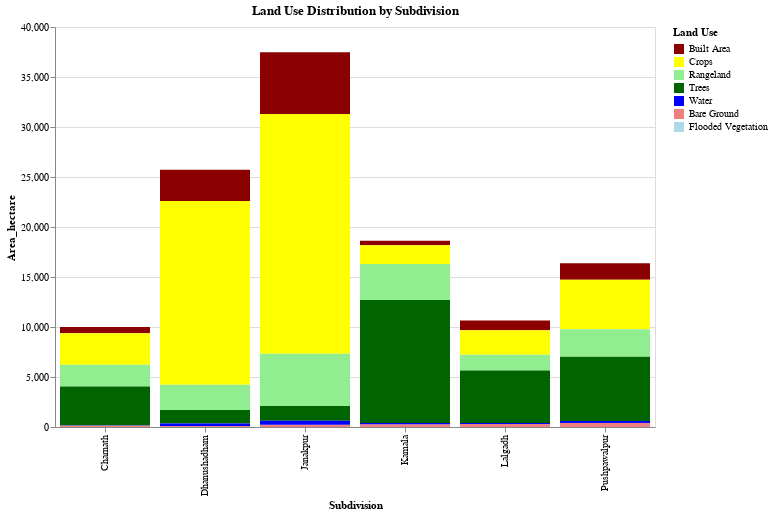

Here is the notebook cell this chart was saved with:
### Code cell
# prompt: 'Built Area'(Dark red), 'Crops'(yellow), 'Rangeland'(light green), 'Trees'(Dark green), 'Water'(Blue),
#        'Bare Ground'(Light red), 'Flooded Vegetation'(light blue) improving this code "import altair as alt
# alt.Chart(landuse_summary).mark_bar().encode(
#     x='Subdivision',
#     y='Area_hectare',
#     color='Landuse'
# )". Remember to label in bar diagram insted seperate legend.

import altair as alt

# Assuming landuse_summary DataFrame is already defined as in the previous code

color_domain = ['Built Area', 'Crops', 'Rangeland', 'Trees', 'Water', 'Bare Ground', 'Flooded Vegetation']
color_range = ['darkred', 'yellow', 'lightgreen', 'darkgreen', 'blue', 'lightcoral', 'lightblue']

alt.Chart(landuse_summary).mark_bar().encode(
    x='Subdivision',
    y='Area_hectare',
    color=alt.Color('Landuse',
                    scale=alt.Scale(domain=color_domain, range=color_range),
                    legend=alt.Legend(title="Land Use")),  # Added legend title
    tooltip=['Subdivision', 'Landuse', 'Area_hectare'] # Added tooltip
).properties(
    width=600,
    height=400,
    title="Land Use Distribution by Subdivision"  # Added chart title
)

### Figure 1 — Vega-Lite specification as saved in the notebook (floating-point values rounded to 4 significant figures)
{"config": {"view": {"continuousWidth": 300, "continuousHeight": 300}}, "data": {"name": "data-52db6c05b4823d44c55521f807a2c916"}, "mark": {"type": "bar"}, "encoding": {"color": {"field": "Landuse", "legend": {"title": "Land Use"}, "scale": {"domain": ["Built Area", "Crops", "Rangeland", "Trees", "Water", "Bare Ground", "Flooded Vegetation"], "range": ["darkred", "yellow", "lightgreen", "darkgreen", "blue", "lightcoral", "lightblue"]}, "type": "nominal"}, "tooltip": [{"field": "Subdivision", "type": "nominal"}, {"field": "Landuse", "type": "nominal"}, {"field": "Area_hectare", "type": "quantitative"}], "x": {"field": "Subdivision", "type": "nominal"}, "y": {"field": "Area_hectare", "type": "quantitative"}}, "height": 400, "title": "Land Use Distribution by Subdivision", "width": 600, "$schema": "https://vega.github.io/schema/vega-lite/v5.20.1.json", "datasets": {"data-52db6c05b4823d44c55521f807a2c916": [{"Subdivision": "Charnath", "Landuse": "Bare Ground", "Area_hectare": 154.8, "Percent_of_Subdivision": 1.547, "Percent_of_Total": 0.1302}, {"Subdivision": "Charnath", "Landuse": "Built Area", "Area_hectare": 639.3, "Percent_of_Subdivision": 6.387, "Percent_of_Total": 0.5378}, {"Subdivision": "Charnath", "Landuse": "Crops", "Area_hectare": 3137.0, "Percent_of_Subdivision": 31.34, "Percent_of_Total": 2.639}, {"Subdivision": "Charnath", "Landuse": "Rangeland", "Area_hectare": 2172.0, "Percent_of_Subdivision": 21.7, "Percent_of_Total": 1.827}, {"Subdivision": "Charnath", "Landuse": "Trees", "Area_hectare": 3879.0, "Percent_of_Subdivision": 38.75, "Percent_of_Total": 3.263}, {"Subdivision": "Charnath", "Landuse": "Water", "Area_hectare": 28.26, "Percent_of_Subdivision": 0.2823, "Percent_of_Total": 0.02377}, {"Subdivision": "Dhanushadham", "Landuse": "Bare Ground", "Area_hectare": 87.54, "Percent_of_Subdivision": 0.3401, "Percent_of_Total": 0.07364}, {"Subdivision": "Dhanushadham", "Landuse": "Built Area", "Area_hectare": 3127.0, "Percent_of_Subdivision": 12.15, "Percent_of_Total": 2.63}, {"Subdivision": "Dhanushadham", "Landuse": "Crops", "Area_hectare": 18380.0, "Percent_of_Subdivision": 71.4, "Percent_of_Total": 15.46}, {"Subdivision": "Dhanushadham", "Landuse": "Rangeland", "Area_hectare": 2539.0, "Percent_of_Subdivision": 9.866, "Percent_of_Total": 2.136}, {"Subdivision": "Dhanushadham", "Landuse": "Trees", "Area_hectare": 1348.0, "Percent_of_Subdivision": 5.238, "Percent_of_Total": 1.134}, {"Subdivision": "Dhanushadham", "Landuse": "Water", "Area_hectare": 258.5, "Percent_of_Subdivision": 1.004, "Percent_of_Total": 0.2174}, {"Subdivision": "Janakpur", "Landuse": "Bare Ground", "Area_hectare": 225.6, "Percent_of_Subdivision": 0.6018, "Percent_of_Total": 0.1898}, {"Subdivision": "Janakpur", "Landuse": "Built Area", "Area_hectare": 6174.0, "Percent_of_Subdivision": 16.47, "Percent_of_Total": 5.194}, {"Subdivision": "Janakpur", "Landuse": "Crops", "Area_hectare": 23980.0, "Percent_of_Subdivision": 63.99, "Percent_of_Total": 20.18}, {"Subdivision": "Janakpur", "Landuse": "Rangeland", "Area_hectare": 5233.0, "Percent_of_Subdivision": 13.96, "Percent_of_Total": 4.402}, {"Subdivision": "Janakpur", "Landuse": "Trees", "Area_hectare": 1479.0, "Percent_of_Subdivision": 3.945, "Percent_of_Total": 1.244}, {"Subdivision": "Janakpur", "Landuse": "Water", "Area_hectare": 387.2, "Percent_of_Subdivision": 1.033, "Percent_of_Total": 0.3257}, {"Subdivision": "Kamala", "Landuse": "Bare Ground", "Area_hectare": 266.0, "Percent_of_Subdivision": 1.429, "Percent_of_Total": 0.2237}, {"Subdivision": "Kamala", "Landuse": "Built Area", "Area_hectare": 431.1, "Percent_of_Subdivision": 2.315, "Percent_of_Total": 0.3626}, {"Subdivision": "Kamala", "Landuse": "Crops", "Area_hectare": 1899.0, "Percent_of_Subdivision": 10.2, "Percent_of_Total": 1.597}, {"Subdivision": "Kamala", "Landuse": "Flooded Vegetation", "Area_hectare": 0.893, "Percent_of_Subdivision": 0.004796, "Percent_of_Total": 0.0007512}, {"Subdivision": "Kamala", "Landuse": "Rangeland", "Area_hectare": 3578.0, "Percent_of_Subdivision": 19.22, "Percent_of_Total": 3.01}, {"Subdivision": "Kamala", "Landuse": "Trees", "Area_hectare": 12310.0, "Percent_of_Subdivision": 66.11, "Percent_of_Total": 10.35}, {"Subdivision": "Kamala", "Landuse": "Water", "Area_hectare": 134.6, "Percent_of_Subdivision": 0.7231, "Percent_of_Total": 0.1133}, {"Subdivision": "Lalgadh", "Landuse": "Bare Ground", "Area_hectare": 298.9, "Percent_of_Subdivision": 2.808, "Percent_of_Total": 0.2514}, {"Subdivision": "Lalgadh", "Landuse": "Built Area", "Area_hectare": 971.3, "Percent_of_Subdivision": 9.124, "Percent_of_Total": 0.8171}, {"Subdivision": "Lalgadh", "Landuse": "Crops", "Area_hectare": 2447.0, "Percent_of_Subdivision": 22.98, "Percent_of_Total": 2.058}, {"Subdivision": "Lalgadh", "Landuse": "Rangeland", "Area_hectare": 1587.0, "Percent_of_Subdivision": 14.91, "Percent_of_Total": 1.335}, {"Subdivision": "Lalgadh", "Landuse": "Trees", "Area_hectare": 5243.0, "Percent_of_Subdivision": 49.26, "Percent_of_Total": 4.411}, {"Subdivision": "Lalgadh", "Landuse": "Water", "Area_hectare": 97.6, "Percent_of_Subdivision": 0.9169, "Percent_of_Total": 0.0821}, {"Subdivision": "Pushpawalpur", "Landuse": "Bare Ground", "Area_hectare": 399.2, "Percent_of_Subdivision": 2.437, "Percent_of_Total": 0.3358}, {"Subdivision": "Pushpawalpur", "Landuse": "Built Area", "Area_hectare": 1643.0, "Percent_of_Subdivision": 10.03, "Percent_of_Total": 1.382}, {"Subdivision": "Pushpawalpur", "Landuse": "Crops", "Area_hectare": 4959.0, "Percent_of_Subdivision": 30.28, "Percent_of_Total": 4.172}, {"Subdivision": "Pushpawalpur", "Landuse": "Rangeland", "Area_hectare": 2757.0, "Percent_of_Subdivision": 16.83, "Percent_of_Total": 2.319}, {"Subdivision": "Pushpawalpur", "Landuse": "Trees", "Area_hectare": 6418.0, "Percent_of_Subdivision": 39.19, "Percent_of_Total": 5.399}, {"Subdivision": "Pushpawalpur", "Landuse": "Water", "Area_hectare": 202.6, "Percent_of_Subdivision": 1.237, "Percent_of_Total": 0.1704}]}}
